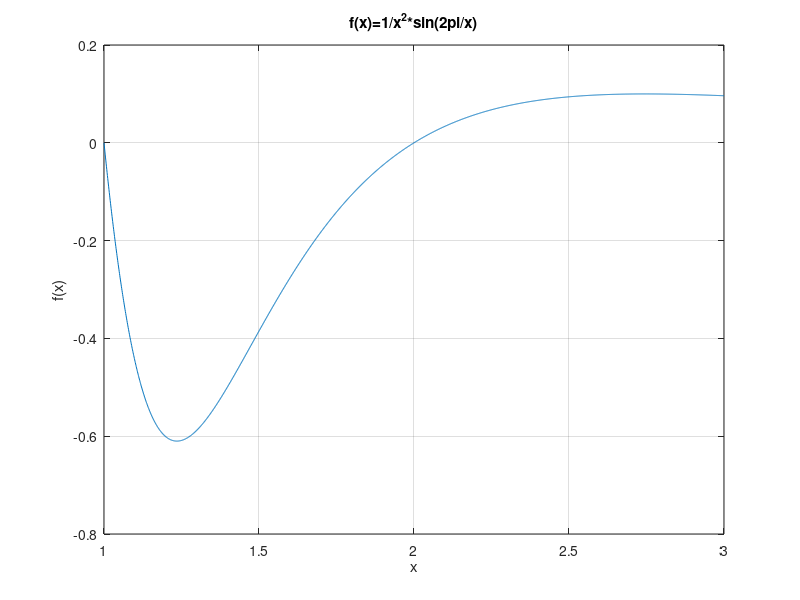

Reproduce this figure in MATLAB. (Note: this script raises an error after producing the figure.)
%数值积分
a=1;
b=3;
x=a:0.001:b;
fx=1./(x.^2).*sin(2*pi./x);
figure(1)
plot(x,fx)
grid on
title("f(x)=1/x^2*sin(2\pi/x)")
xlabel("x")
ylabel("f(x)")

If=-3/4/pi;%该积分的精确值
f=@(x)(1./x.^2.*sin(2*pi./x));
%Gauss-Legendre求积公式
N=4;%分成4个区间
h=(b-a)/N;
I0=0;
for p=1:N
   I0=I0+GaussLegendre(a+(p-1)*h,a+p*h,f); 
end
error1=I0-If;
%Romberg求积算法
epsl=1;
n=1;
q=1/2;
count=1;
I=zeros(10);%用于数据存储
while (epsl>10^-7)
    h=(b-a)/n;
    I(count,1)=h/2*(f(a)+sum(2*f(a+h:h:b-h))+f(b));
    for p=2:count
        I(count,p)=(4^(p-1)*I(count,p-1)-I(count-1,p-1))/(4^(p-1)-1);
    end
    n=n/q;
    if count>=2
        epsl=abs(I(count,count)-I(count-1,count-1));
    end
    count=count+1;
end
error2=I-(I~=0)*If;

function I=GaussLegendre(a,b,f)
P5=polyLegendre(5);
x0=sort(roots(P5));
x1=(a+b)/2+(b-a)/2*x0;
P4=polyLegendre(4);
P51=P5(1:end-1).*(length(P5)-1:-1:1);%5阶勒让德多项式求导
Ak=2/5./(polyval(P4,x0).*polyval(P51,x0));
I=sum(Ak.*f(x1))*(b-a)/2;
end

function p=polyLegendre(n)%生成勒让德多项式
p=1;
for k=1:n
    p=conv(p,[1,0,-1]);
end
for k=1:n
    p=p(1:end-1).*(length(p)-1:-1:1);
end
p=p/2^n/factorial(n);
end